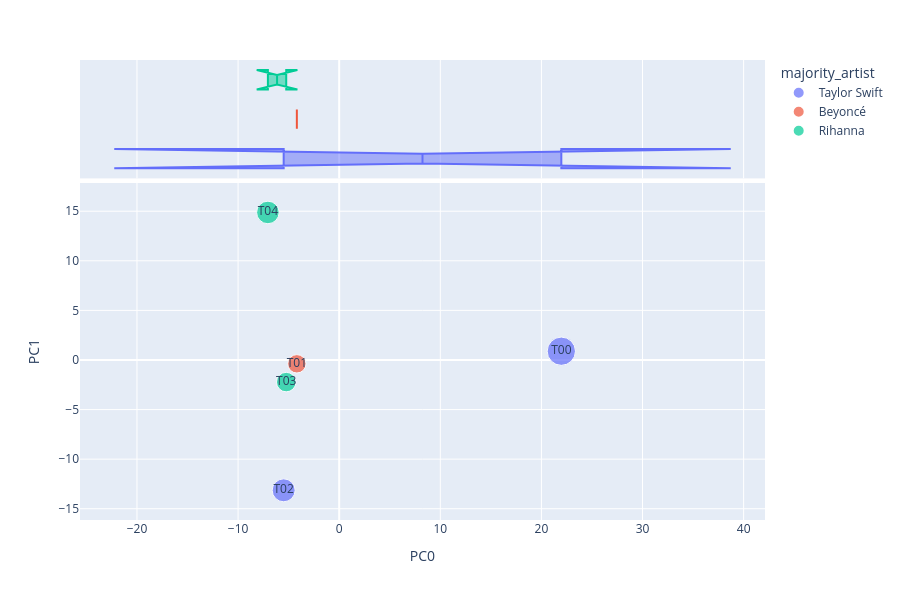

Write notebook code for a chart like this one.
### Code cell
lda1 = px.scatter(PCA_TOPICS, 'PC0', 'PC1', size='size', color='majority_artist',
          text=PCA_TOPICS.index, marginal_x='box', height=600)
lda1.write_image('../images/LDA_PCA_Visualization.png')
lda1.show()

### Figure 1 — Plotly figure (JSON) as saved in the notebook; plotly's stock layout.template omitted (floating-point values rounded to 4 significant figures)
{"data": [{"hovertemplate": "majority_artist=Taylor Swift<br>PC0=%{x}<br>PC1=%{y}<br>size=%{marker.size}<br>topic_id=%{text}<extra></extra>", "legendgroup": "Taylor Swift", "marker": {"color": "#636efa", "size": [1276.0, 841.0], "sizemode": "area", "sizeref": 3.191, "symbol": "circle"}, "mode": "markers+text", "name": "Taylor Swift", "orientation": "v", "showlegend": true, "text": ["T00", "T02"], "type": "scatter", "x": [21.97, -5.491], "xaxis": "x", "y": [0.8844, -13.14], "yaxis": "y"}, {"alignmentgroup": "True", "hovertemplate": "majority_artist=Taylor Swift<br>PC0=%{x}<extra></extra>", "legendgroup": "Taylor Swift", "marker": {"color": "#636efa", "symbol": "circle"}, "name": "Taylor Swift", "notched": true, "offsetgroup": "Taylor Swift", "showlegend": false, "type": "box", "x": [21.97, -5.491], "xaxis": "x2", "yaxis": "y2"}, {"hovertemplate": "majority_artist=Beyoncé<br>PC0=%{x}<br>PC1=%{y}<br>size=%{marker.size}<br>topic_id=%{text}<extra></extra>", "legendgroup": "Beyoncé", "marker": {"color": "#EF553B", "size": [538.5], "sizemode": "area", "sizeref": 3.191, "symbol": "circle"}, "mode": "markers+text", "name": "Beyoncé", "orientation": "v", "showlegend": true, "text": ["T01"], "type": "scatter", "x": [-4.188], "xaxis": "x", "y": [-0.3867], "yaxis": "y"}, {"alignmentgroup": "True", "hovertemplate": "majority_artist=Beyoncé<br>PC0=%{x}<extra></extra>", "legendgroup": "Beyoncé", "marker": {"color": "#EF553B", "symbol": "circle"}, "name": "Beyoncé", "notched": true, "offsetgroup": "Beyoncé", "showlegend": false, "type": "box", "x": [-4.188], "xaxis": "x2", "yaxis": "y2"}, {"hovertemplate": "majority_artist=Rihanna<br>PC0=%{x}<br>PC1=%{y}<br>size=%{marker.size}<br>topic_id=%{text}<extra></extra>", "legendgroup": "Rihanna", "marker": {"color": "#00cc96", "size": [607.5, 810.6], "sizemode": "area", "sizeref": 3.191, "symbol": "circle"}, "mode": "markers+text", "name": "Rihanna", "orientation": "v", "showlegend": true, "text": ["T03", "T04"], "type": "scatter", "x": [-5.238, -7.052], "xaxis": "x", "y": [-2.23, 14.88], "yaxis": "y"}, {"alignmentgroup": "True", "hovertemplate": "majority_artist=Rihanna<br>PC0=%{x}<extra></extra>", "legendgroup": "Rihanna", "marker": {"color": "#00cc96", "symbol": "circle"}, "name": "Rihanna", "notched": true, "offsetgroup": "Rihanna", "showlegend": false, "type": "box", "x": [-5.238, -7.052], "xaxis": "x2", "yaxis": "y2"}], "layout": {"height": 600, "legend": {"itemsizing": "constant", "title": {"text": "majority_artist"}, "tracegroupgap": 0}, "margin": {"t": 60}, "xaxis": {"anchor": "y", "domain": [0, 1], "title": {"text": "PC0"}}, "xaxis2": {"anchor": "y2", "domain": [0, 1], "matches": "x", "showgrid": true, "showticklabels": false}, "yaxis": {"anchor": "x", "domain": [0, 0.7326], "title": {"text": "PC1"}}, "yaxis2": {"anchor": "x2", "domain": [0.7426, 1], "matches": "y2", "showgrid": false, "showline": false, "showticklabels": false, "ticks": ""}}}
